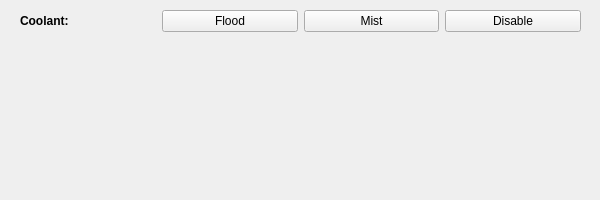
               <widget class="QWidget" name="tab_4">
                <attribute name="title">
                 <string>Misc</string>
                </attribute>
                <widget class="QWidget" name="verticalLayoutWidget">
                 <property name="geometry">
                  <rect>
                   <x>10</x>
                   <y>10</y>
                   <width>581</width>
                   <height>181</height>
                  </rect>
                 </property>
                 <layout class="QVBoxLayout" name="verticalLayout_10">
                  <property name="topMargin">
                   <number>0</number>
                  </property>
                  <property name="bottomMargin">
                   <number>0</number>
                  </property>
                  <item>
                   <layout class="QHBoxLayout" name="horizontalLayout_37">
                    <property name="leftMargin">
                     <number>10</number>
                    </property>
                    <property name="rightMargin">
                     <number>10</number>
                    </property>
                    <item>
                     <widget class="QLabel" name="label">
                      <property name="font">
                       <font>
                        <weight>75</weight>
                        <bold>true</bold>
                       </font>
                      </property>
                      <property name="text">
                       <string>Coolant:</string>
                      </property>
                     </widget>
                    </item>
                    <item>
                     <widget class="QPushButton" name="btnCoolantFlood">
                      <property name="text">
                       <string>Flood</string>
                      </property>
                     </widget>
                    </item>
                    <item>
                     <widget class="QPushButton" name="btnCoolantMist">
                      <property name="text">
                       <string>Mist</string>
                      </property>
                     </widget>
                    </item>
                    <item>
                     <widget class="QPushButton" name="btnCoolantDisable">
                      <property name="text">
                       <string>Disable</string>
                      </property>
                     </widget>
                    </item>
                   </layout>
                  </item>
                  <item>
                   <spacer name="verticalSpacer_5">
                    <property name="orientation">
                     <enum>Qt::Vertical</enum>
                    </property>
                    <property name="sizeHint" stdset="0">
                     <size>
                      <width>20</width>
                      <height>40</height>
                     </size>
                    </property>
                   </spacer>
                  </item>
                 </layout>
                </widget>
               </widget>
